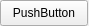
<?xml version="1.0" encoding="UTF-8"?>
<ui version="4.0">
 <class>userbtn</class>
 <widget class="QWidget" name="userbtn">
  <property name="geometry">
   <rect>
    <x>0</x>
    <y>0</y>
    <width>89</width>
    <height>26</height>
   </rect>
  </property>
  <property name="windowTitle">
   <string>Form</string>
  </property>
  <widget class="QPushButton" name="UserNameBtn">
   <property name="geometry">
    <rect>
     <x>0</x>
     <y>0</y>
     <width>88</width>
     <height>26</height>
    </rect>
   </property>
   <property name="text">
    <string>PushButton</string>
   </property>
  </widget>
 </widget>
 <resources/>
 <connections/>
</ui>
